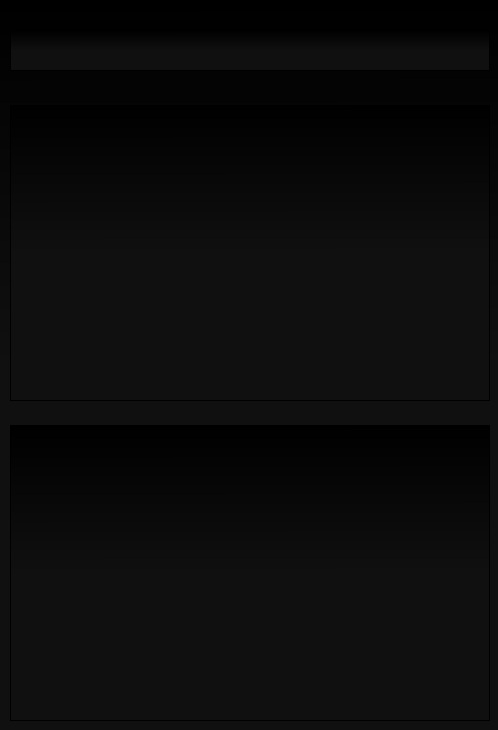
   <widget class="QWidget" name="widgetJOB" native="true">
    <property name="geometry">
     <rect>
      <x>500</x>
      <y>44</y>
      <width>498</width>
      <height>730</height>
     </rect>
    </property>
    <property name="font">
     <font>
      <family>Small Fonts</family>
      <pointsize>7</pointsize>
     </font>
    </property>
    <property name="styleSheet">
     <string notr="true">background-color:qlineargradient(spread:pad, x1:0.541, y1:0.500364, x2:0.54, y2:0, stop:0 rgba(16, 16, 16, 255), stop:1 rgba(0, 0, 0, 255));</string>
    </property>
    <widget class="QGraphicsView" name="jobRangeVisual">
     <property name="geometry">
      <rect>
       <x>10</x>
       <y>30</y>
       <width>480</width>
       <height>41</height>
      </rect>
     </property>
     <property name="font">
      <font>
       <family>Small Fonts</family>
       <pointsize>7</pointsize>
      </font>
     </property>
     <property name="verticalScrollBarPolicy">
      <enum>Qt::ScrollBarAlwaysOff</enum>
     </property>
     <property name="horizontalScrollBarPolicy">
      <enum>Qt::ScrollBarAlwaysOff</enum>
     </property>
    </widget>
    <widget class="QTableWidget" name="jobIPContractsTable">
     <property name="geometry">
      <rect>
       <x>10</x>
       <y>105</y>
       <width>480</width>
       <height>296</height>
      </rect>
     </property>
     <property name="font">
      <font>
       <family>Small Fonts</family>
       <pointsize>7</pointsize>
      </font>
     </property>
    </widget>
    <widget class="QTableWidget" name="jobIPWantedTable">
     <property name="geometry">
      <rect>
       <x>10</x>
       <y>425</y>
       <width>480</width>
       <height>296</height>
      </rect>
     </property>
     <property name="font">
      <font>
       <family>Small Fonts</family>
       <pointsize>7</pointsize>
      </font>
     </property>
    </widget>
   </widget>
